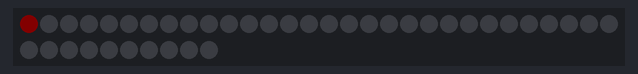
This sketch was run on a simulated Arduino Uno, built with avr-gcc and run on an emulated ATmega328P. Parts: 40 RGB LEDs in strip order, left to right, continuing on the next row. Dim RGB values are drawn brighter than linear.

Above: at 0.05 s.
At 4.02 s:
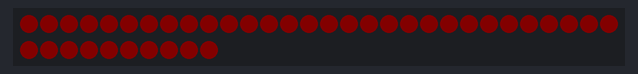
At 10.02 s:
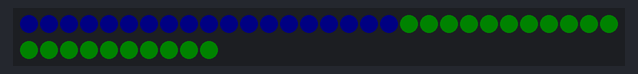
At 12.16 s:
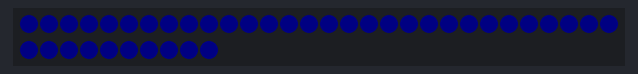
At 19.99 s:
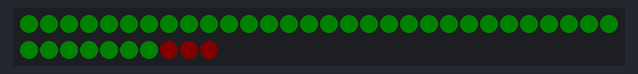
At 39.94 s:
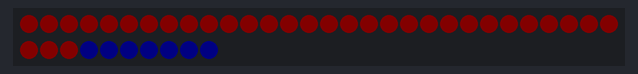

The sketch:

simple.ino
```cpp
// (licence header left out)
#include <Adafruit_NeoPixel.h>
#ifdef __AVR__
  #include <avr/power.h>
#endif

// Which pin on the Arduino is connected to the NeoPixels?
// On a Trinket or Gemma we suggest changing this to 1
#define PIN            6 // 2016-0812 D6

// How many NeoPixels are attached to the Arduino?
#define NUMPIXELS     40//24//2*8 //8 // 2016-0816 2 sticks of 8 pixels on the stick
//#define NUMPIXELS      8   // 2016-0812 8 pixels on the stick

// When we setup the NeoPixel library, we tell it
// how many pixels, and which pin to use to send signals.
Adafruit_NeoPixel pixels = Adafruit_NeoPixel(NUMPIXELS, PIN, NEO_GRB + NEO_KHZ800);

int delayval = 100; // delay

void setup() {
  pixels.begin(); // This initializes the NeoPixel library.
  pixels.setBrightness(10); // 2016-0812 added to dim brightness
  pixels.clear(); // 2016-0812 added to clear pixels
}

void loop() {
  executeSimple();
}

int next = 0; // 2016-0812 added counter for pattern

void executeSimple()
{
  // For a set of NeoPixels the first NeoPixel is 0, second is 1, all the way up to the count of pixels minus one.
  for(int i=0;i<NUMPIXELS;i++){
    // pixels.Color takes RGB values, from 0,0,0 up to 255,255,255
    if (next == 0) pixels.setPixelColor(i, pixels.Color(150,0,0)); // Moderately bright red color.
    if (next == 1) pixels.setPixelColor(i, pixels.Color(0,150,0)); // Moderately bright green color.
    if (next == 2) pixels.setPixelColor(i, pixels.Color(0,0,150)); // Moderately bright blue color.
    pixels.show(); // This sends the updated pixel color to the hardware.
    delay(delayval); // Delay for a period of time (in milliseconds).
  }
  next = (next + 1) % 3; // counter, turnaround
}
```
